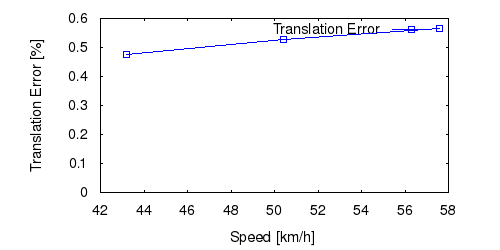

Recreate this plot in gnuplot.
set term postscript eps enhanced color
set output "15_ts.eps"
set size ratio 0.5
set yrange [0:*]
set xlabel "Speed [km/h]"
set ylabel "Translation Error [%]"
plot "15_ts.txt" using ($1*3.6):($2*100) title 'Translation Error' lc rgb "#0000FF" pt 4 w linespoints
